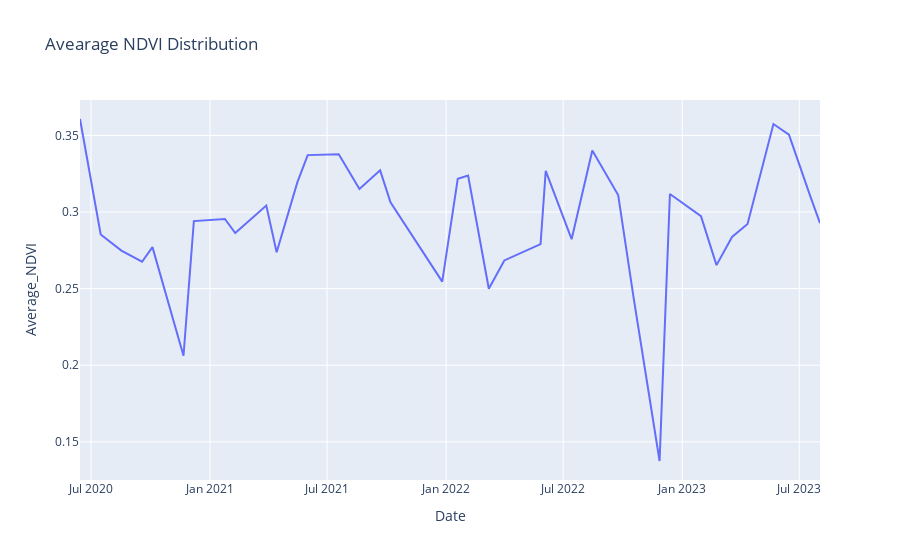

This figure's notebook cell:
### Markdown cell above
### EDA

### Code cell
import plotly.express as px
import pandas as pd


#time-series plot
fig = px.line(ndvi_data, x='Date', y='Average_NDVI', title='Avearage NDVI Distribution')

# Show the plot
fig.show()

### Figure 1 — Plotly figure (JSON) as saved in the notebook; plotly's stock layout.template omitted (floating-point values rounded to 4 significant figures)
{"data": [{"hovertemplate": "Date=%{x}<br>Average_NDVI=%{y}<extra></extra>", "legendgroup": "", "line": {"color": "#636efa", "dash": "solid"}, "marker": {"symbol": "circle"}, "mode": "lines", "name": "", "orientation": "v", "showlegend": false, "type": "scatter", "x": ["2020-06-14T00:00:00", "2020-07-16T00:00:00", "2020-08-17T00:00:00", "2020-09-18T00:00:00", "2020-10-04T00:00:00", "2020-11-21T00:00:00", "2020-12-07T00:00:00", "2021-01-24T00:00:00", "2021-02-09T00:00:00", "2021-03-29T00:00:00", "2021-04-14T00:00:00", "2021-05-16T00:00:00", "2021-06-01T00:00:00", "2021-07-19T00:00:00", "2021-08-20T00:00:00", "2021-09-21T00:00:00", "2021-10-07T00:00:00", "2021-12-26T00:00:00", "2022-01-19T00:00:00", "2022-02-04T00:00:00", "2022-03-08T00:00:00", "2022-04-01T00:00:00", "2022-05-27T00:00:00", "2022-06-04T00:00:00", "2022-07-14T00:00:00", "2022-08-15T00:00:00", "2022-09-24T00:00:00", "2022-10-18T00:00:00", "2022-11-27T00:00:00", "2022-12-13T00:00:00", "2023-01-30T00:00:00", "2023-02-23T00:00:00", "2023-03-19T00:00:00", "2023-04-12T00:00:00", "2023-05-22T00:00:00", "2023-06-15T00:00:00", "2023-07-17T00:00:00", "2023-08-02T00:00:00"], "xaxis": "x", "y": [0.3607, 0.2854, 0.2748, 0.2676, 0.2771, 0.2062, 0.2941, 0.2954, 0.2863, 0.3042, 0.2737, 0.3193, 0.3372, 0.3377, 0.315, 0.3272, 0.3063, 0.2546, 0.3217, 0.3239, 0.2499, 0.2684, 0.2791, 0.3269, 0.2823, 0.3402, 0.3111, 0.2437, 0.1375, 0.3117, 0.2974, 0.2654, 0.2837, 0.2922, 0.3574, 0.3505, 0.3116, 0.2927], "yaxis": "y"}], "layout": {"legend": {"tracegroupgap": 0}, "title": {"text": "Avearage NDVI Distribution"}, "xaxis": {"anchor": "y", "domain": [0, 1], "title": {"text": "Date"}}, "yaxis": {"anchor": "x", "domain": [0, 1], "title": {"text": "Average_NDVI"}}}}
